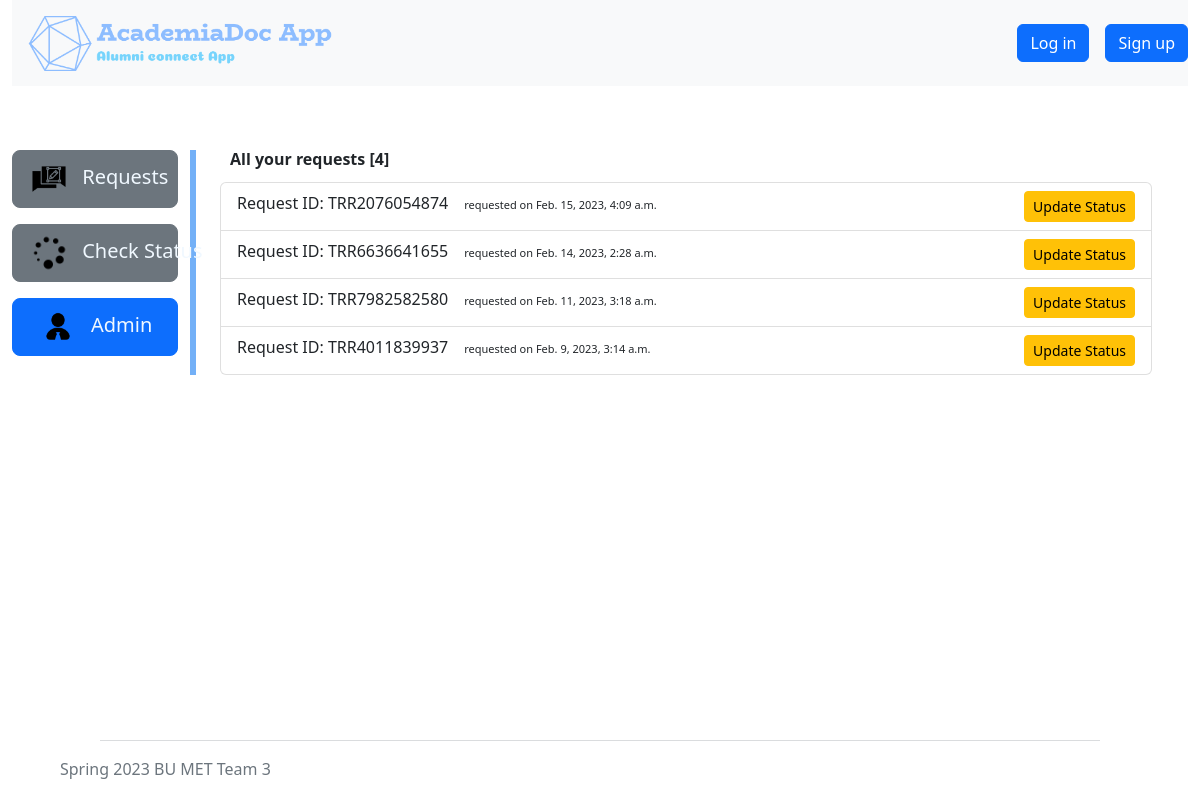
/admin-page/, run on the app's committed database.
### academiadocapp/models.py (models this page shows, shortened)
class Requests(models.Model):
    def create_new_ref_no():
        not_unique = True
        while not_unique:
            unique_ref = random.randint(1000000000, 9999999999)
            if not Requests.objects.filter(reference=unique_ref):
                not_unique = False
        return str(unique_ref)
    STATUS = [
        ('SU', 'Submitted'),
        ('AP', 'Approved'),
        ('PR', 'Processed'),
        ('CO', 'Completed'),
        ('CL', 'Closed'),
    ]
    PURPOSE = [
        ('PE', 'Personal'),
        ('OF', 'Official'),
    ]
    creator = models.ForeignKey(settings.AUTH_USER_MODEL, on_delete=models.CASCADE)
    reference = models.CharField(max_length=10, blank=True, unique=True, default=create_new_ref_no)
    delivery_email = models.EmailField(max_length=254)
    purpose = models.CharField(max_length=2, choices=PURPOSE, default='OF',)
    agreement = models.BooleanField()
    status = models.CharField(max_length=2, choices=STATUS, default='SU', )
    date = models.DateTimeField(auto_now_add=True)
    approve_date = models.DateTimeField(blank=True, null=True)
    process_date = models.DateTimeField(blank=True, null=True)
    complete_date = models.DateTimeField(blank=True, null=True)
    close_date = models.DateTimeField(blank=True, null=True)
    class Meta:
        ordering = ['-date']

### academiadocapp/views.py (the view)
# urls.py: path('admin-page/', views.admin_page, name='admin-page'),
def admin_page(request):
    user = request.user
    transcript_requests = Requests.objects.all()
    count = Requests.objects.all().count()
    context = {
        'requests' : transcript_requests,
        'count' : count
    }
    return render(request, "academiadocapp/admin.html", context)

### academiadocapp/templates/academiadocapp/admin.html (shortened to what this page needs)
{% extends "base.html" %} {% load static %} {% block content %}
<div class="row" style="margin-top: 4rem">
  <div class="col-2" style="border-right: 6px solid rgb(115, 176, 247)">
    <div class="d-flex flex-column">
      <div>
        <button
          class="btn btn-secondary btn-lg"
          style="width: -webkit-fill-available"
        >
          <div class="d-none d-lg-block">
            <a
              class="text-decoration-none hidden-sm"
              href="{% url 'transcript' %}"
              style="color: aliceblue; white-space: nowrap"
            >
              <img
                class="pe-2"
                src="{% static 'icons/request.png' %}"
                alt="request"
                height="40"
              />
              Requests
            </a>
          </div>
        </button>
      </div>
      <div style="padding-top: 1rem">
        <button
          class="btn btn-secondary btn-lg"
          style="width: -webkit-fill-available"
        >
          <div class="d-none d-lg-block">
            <a
              class="text-decoration-none hidden-sm"
              href="{% url 'status' %}"
              style="color: aliceblue; white-space: nowrap"
            >
              <img
                class="pe-2"
                src="{% static 'icons/status.png' %}"
                alt=""
                height="40"
              />
              Check Status
            </a>
          </div>
        </button>
      </div>
      <div style="padding-top: 1rem">
        <button
          class="btn btn-primary btn-lg"
          style="width: -webkit-fill-available"
        >
          <div class="d-none d-lg-block">
            <a
              class="text-decoration-none hidden-sm"
              href="{% url 'admin-page' %}"
              style="color: aliceblue; white-space: nowrap"
            >
              <img
                class="pe-2"
                src="{% static 'icons/admin.png' %}"
                alt=""
                height="40"
              />
              Admin
            </a>
          </div>
        </button>
      </div>
    </div>
  </div>
  <div class="col-10">
    <div class="container">
    <div class="row">
      <div class="col-md-12">
        <div>
          <div
            class="d-flex flex-row justify-content-between align-items-center order"
          >
              <h6 style="font-weight: bold; padding: 0px 0px 5px 10px;">All your requests [{{ count }}]</h4>
          </div>
          <div class="list-group">
              {% for request in requests %}
            <div  class="list-group-item list-group-item-action d-flex justify-content-between">
               <div> Request ID: TRR{{ request.reference }}<span class="date" style="padding-left: 1rem;">requested on {{ request.date }}</span></div><a href="{% url 'update-status' request.id %}" type="button" class="btn btn-warning btn-sm">Update Status</a>
            </div>
            {% endfor %}
          </div>
        </div>
      </div>
    </div>
  </div></div>
</div>
{% endblock %}

### static/styles.css (style rules this page uses)
body { background-color: rgb(255, 255, 255); }
.date { font-size: 11px; }

### data on the page
Requests: reference "2076054874", date "Feb. 15, 2023, 4:09 a.m."
Requests: reference "6636641655", date "Feb. 14, 2023, 2:28 a.m."
Requests: reference "7982582580", date "Feb. 11, 2023, 3:18 a.m."
Requests: reference "4011839937", date "Feb. 9, 2023, 3:14 a.m."

### other printed values
{{ count }} "4"
